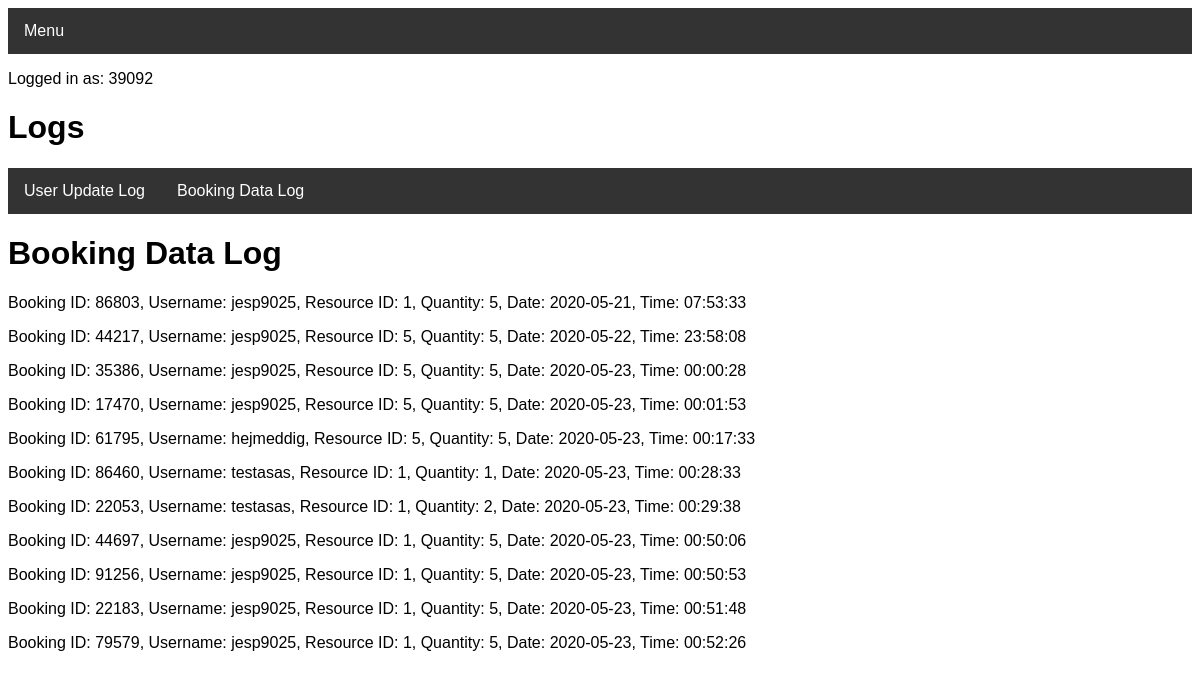
/bookingdatalog (signed in), run on the app's committed database.
### tables this page shows
CREATE TABLE BookingData (bookingdata_booking_id INTEGER, bookingdata_username STRING, bookingdata_resource_id INTEGER, bookingdata_resource_quantity INTEGER, bookingdata_start DATE, bookingdata_time TIME);

### routes.py (the view)
@app.route("/bookingdatalog")
def bookingdatalog():
    if "name" not in session:
        return redirect(url_for("login"))
    if user.checkIfAdmin(session['name']) == False:
        return redirect(url_for("denied"))
    lst = bookingData.readBookingData()
    return render_template("bookingdatalog.html", data=lst, username=session['name'])

### Project.py (called while the page is built)
    def readBookingData(self):
        try:
            c = self.conn.cursor()
            c.execute("SELECT 'Booking ID:', bookingdata_booking_id, 'Username:', bookingdata_username, 'Resource ID:', bookingdata_resource_id, 'Quantity:', bookingdata_resource_quantity, 'Date:', bookingdata_start, 'Time:', bookingdata_time FROM BookingData")
            lst = c.fetchall()
            c.close
            return lst
        except sqlite3.Error as e:
            return "An error occurred:", e.args[0]

    def checkIfAdmin(self, username):
        try:
            c = self.conn.cursor()
            c.execute("SELECT user_is_admin FROM User WHERE user_username = '{}'".format(username))
            lst = c.fetchall()
            toList = functools.reduce(operator.add, (lst))
            for item in toList:
                if item == "True":
                    return True
            return False
        except TypeError:
            pass

### templates/bookingdatalog.html (shortened to what this page needs)
<!DOCTYPE html>
<head>
<link rel="stylesheet" href="../static/theme.css">
<link rel="stylesheet" type="text/css" href="../static/barstyle.css" title="style"/>
<link rel="stylesheet" type="text/css" href="../static/errorstyle.css" title="style"/>
</head>
<body>
<div class="navbar">
  <div class="dropdown">
    <button class="dropbtn">Menu
      <i class="fa fa-caret-down"></i>
    </button>
  </div>
</div>
</body>
<p>Logged in as: {{ username }}</p>
<h1>Logs</h1>
<div class="container">
    <div class="navbar">
        <a href="userdatalog">User Update Log</a>
        <a href="bookingdatalog">Booking Data Log</a>
    </div>
    <h1>Booking Data Log</h1>
</div>
<body>
    {%for value in data%}
     <p>{{value | replace("(", "") | replace(")", "") | replace(":", "=") | replace("'", "") | replace("=,", ":") | replace("=", ":")}}</p>
    {%endfor%}
   </body>

### static/barstyle.css (style rules this page uses)
body { font-family: Arial, Helvetica, sans-serif; }
.navbar { overflow: hidden; background-color: #333; }
.navbar a { float: left; font-size: 16px; color: white; text-align: center; padding: 14px 16px; text-decoration: none; }
.dropdown { float: left; overflow: hidden; }
.dropdown .dropbtn { font-size: 16px; border: none; outline: none; color: white; padding: 14px 16px; background-color: inherit; font-family: inherit; margin: 0; }

### data on the page
BookingData: value "Booking ID: 86803, Username: jesp9025, Resource ID: 1, Quantity: 5, Date: 2020-05-21, Time: 07:53:33"
BookingData: value "Booking ID: 44217, Username: jesp9025, Resource ID: 5, Quantity: 5, Date: 2020-05-22, Time: 23:58:08"
BookingData: value "Booking ID: 35386, Username: jesp9025, Resource ID: 5, Quantity: 5, Date: 2020-05-23, Time: 00:00:28"
BookingData: value "Booking ID: 17470, Username: jesp9025, Resource ID: 5, Quantity: 5, Date: 2020-05-23, Time: 00:01:53"
BookingData: value "Booking ID: 61795, Username: hejmeddig, Resource ID: 5, Quantity: 5, Date: 2020-05-23, Time: 00:17:33"
BookingData: value "Booking ID: 86460, Username: testasas, Resource ID: 1, Quantity: 1, Date: 2020-05-23, Time: 00:28:33"
BookingData: value "Booking ID: 22053, Username: testasas, Resource ID: 1, Quantity: 2, Date: 2020-05-23, Time: 00:29:38"
BookingData: value "Booking ID: 44697, Username: jesp9025, Resource ID: 1, Quantity: 5, Date: 2020-05-23, Time: 00:50:06"
BookingData: value "Booking ID: 91256, Username: jesp9025, Resource ID: 1, Quantity: 5, Date: 2020-05-23, Time: 00:50:53"
BookingData: value "Booking ID: 22183, Username: jesp9025, Resource ID: 1, Quantity: 5, Date: 2020-05-23, Time: 00:51:48"
BookingData: value "Booking ID: 79579, Username: jesp9025, Resource ID: 1, Quantity: 5, Date: 2020-05-23, Time: 00:52:26"

### other printed values
{{ username }} "39092"
